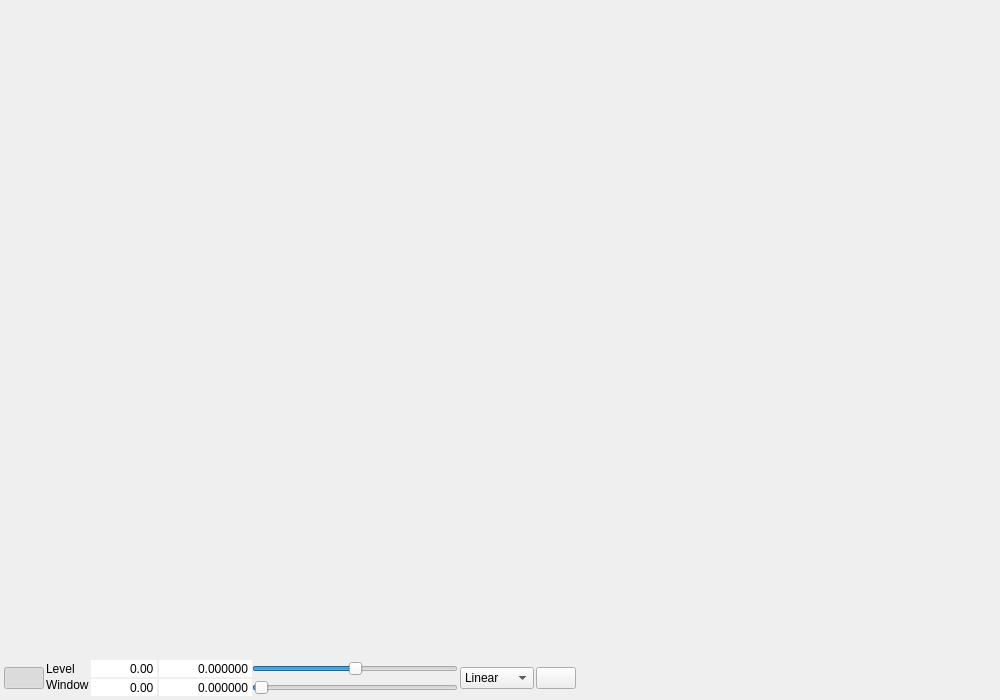
<?xml version="1.0" encoding="UTF-8"?>
<ui version="4.0">
 <class>StudyViewWidget</class>
 <widget class="QWidget" name="StudyViewWidget">
  <property name="geometry">
   <rect>
    <x>0</x>
    <y>0</y>
    <width>1000</width>
    <height>700</height>
   </rect>
  </property>
  <property name="sizePolicy">
   <sizepolicy hsizetype="Preferred" vsizetype="Minimum">
    <horstretch>0</horstretch>
    <verstretch>0</verstretch>
   </sizepolicy>
  </property>
  <property name="windowTitle">
   <string>Study View</string>
  </property>
  <layout class="QVBoxLayout" name="verticalLayout">
   <property name="spacing">
    <number>4</number>
   </property>
   <property name="margin">
    <number>4</number>
   </property>
   <item>
    <widget class="QFrame" name="toolbar_frame">
     <property name="frameShape">
      <enum>QFrame::NoFrame</enum>
     </property>
     <property name="frameShadow">
      <enum>QFrame::Plain</enum>
     </property>
    </widget>
   </item>
   <item>
    <widget class="QFrame" name="frame">
     <property name="sizePolicy">
      <sizepolicy hsizetype="Preferred" vsizetype="Expanding">
       <horstretch>0</horstretch>
       <verstretch>0</verstretch>
      </sizepolicy>
     </property>
     <property name="frameShape">
      <enum>QFrame::NoFrame</enum>
     </property>
     <property name="frameShadow">
      <enum>QFrame::Plain</enum>
     </property>
    </widget>
   </item>
   <item>
    <widget class="QFrame" name="level_frame">
     <property name="sizePolicy">
      <sizepolicy hsizetype="Preferred" vsizetype="Minimum">
       <horstretch>0</horstretch>
       <verstretch>0</verstretch>
      </sizepolicy>
     </property>
     <property name="frameShape">
      <enum>QFrame::NoFrame</enum>
     </property>
     <property name="frameShadow">
      <enum>QFrame::Plain</enum>
     </property>
     <layout class="QHBoxLayout" name="horizontalLayout">
      <property name="spacing">
       <number>2</number>
      </property>
      <property name="margin">
       <number>0</number>
      </property>
      <item>
       <widget class="QPushButton" name="lock_pushButton">
        <property name="sizePolicy">
         <sizepolicy hsizetype="Fixed" vsizetype="Fixed">
          <horstretch>0</horstretch>
          <verstretch>0</verstretch>
         </sizepolicy>
        </property>
        <property name="toolTip">
         <string>&lt;html&gt;&lt;head/&gt;&lt;body&gt;&lt;p&gt;Lock original frame in 2D view to level/window defined in &lt;span style=&quot; font-style:italic;&quot;&gt;DICOM&lt;/span&gt; file. If there is no level/window defined - set default. &lt;/p&gt;&lt;/body&gt;&lt;/html&gt;</string>
        </property>
        <property name="text">
         <string/>
        </property>
        <property name="icon">
         <iconset resource="../alizams.qrc">
          <normaloff>:/bitmaps/lock.svg</normaloff>:/bitmaps/lock.svg</iconset>
        </property>
        <property name="iconSize">
         <size>
          <width>48</width>
          <height>24</height>
         </size>
        </property>
        <property name="checkable">
         <bool>true</bool>
        </property>
        <property name="checked">
         <bool>true</bool>
        </property>
       </widget>
      </item>
      <item>
       <widget class="QFrame" name="labels_frame">
        <property name="sizePolicy">
         <sizepolicy hsizetype="Preferred" vsizetype="Minimum">
          <horstretch>0</horstretch>
          <verstretch>0</verstretch>
         </sizepolicy>
        </property>
        <property name="frameShape">
         <enum>QFrame::NoFrame</enum>
        </property>
        <property name="frameShadow">
         <enum>QFrame::Plain</enum>
        </property>
        <layout class="QVBoxLayout" name="verticalLayout_3">
         <property name="spacing">
          <number>0</number>
         </property>
         <property name="margin">
          <number>0</number>
         </property>
         <item>
          <widget class="QLabel" name="center_label">
           <property name="sizePolicy">
            <sizepolicy hsizetype="Preferred" vsizetype="Fixed">
             <horstretch>0</horstretch>
             <verstretch>0</verstretch>
            </sizepolicy>
           </property>
           <property name="text">
            <string>Level</string>
           </property>
           <property name="textFormat">
            <enum>Qt::PlainText</enum>
           </property>
           <property name="textInteractionFlags">
            <set>Qt::NoTextInteraction</set>
           </property>
          </widget>
         </item>
         <item>
          <widget class="QLabel" name="width_label">
           <property name="sizePolicy">
            <sizepolicy hsizetype="Preferred" vsizetype="Fixed">
             <horstretch>0</horstretch>
             <verstretch>0</verstretch>
            </sizepolicy>
           </property>
           <property name="text">
            <string>Window</string>
           </property>
           <property name="textFormat">
            <enum>Qt::PlainText</enum>
           </property>
           <property name="textInteractionFlags">
            <set>Qt::NoTextInteraction</set>
           </property>
          </widget>
         </item>
        </layout>
       </widget>
      </item>
      <item>
       <widget class="QFrame" name="level0_frame">
        <property name="sizePolicy">
         <sizepolicy hsizetype="Preferred" vsizetype="Minimum">
          <horstretch>0</horstretch>
          <verstretch>0</verstretch>
         </sizepolicy>
        </property>
        <property name="frameShape">
         <enum>QFrame::NoFrame</enum>
        </property>
        <property name="frameShadow">
         <enum>QFrame::Plain</enum>
        </property>
        <layout class="QHBoxLayout" name="horizontalLayout_3">
         <property name="spacing">
          <number>2</number>
         </property>
         <property name="margin">
          <number>0</number>
         </property>
         <item>
          <layout class="QVBoxLayout" name="verticalLayout_2">
           <property name="spacing">
            <number>2</number>
           </property>
           <item>
            <widget class="QDoubleSpinBox" name="center2_doubleSpinBox">
             <property name="enabled">
              <bool>true</bool>
             </property>
             <property name="sizePolicy">
              <sizepolicy hsizetype="Preferred" vsizetype="Fixed">
               <horstretch>0</horstretch>
               <verstretch>0</verstretch>
              </sizepolicy>
             </property>
             <property name="focusPolicy">
              <enum>Qt::NoFocus</enum>
             </property>
             <property name="contextMenuPolicy">
              <enum>Qt::DefaultContextMenu</enum>
             </property>
             <property name="toolTip">
              <string>&lt;html&gt;&lt;head/&gt;&lt;body&gt;&lt;p&gt;Level (window center ) defined in &lt;span style=&quot; font-style:italic;&quot;&gt;DICOM&lt;/span&gt; file for current frame.&lt;/p&gt;&lt;/body&gt;&lt;/html&gt;</string>
             </property>
             <property name="inputMethodHints">
              <set>Qt::ImhNone</set>
             </property>
             <property name="frame">
              <bool>false</bool>
             </property>
             <property name="alignment">
              <set>Qt::AlignRight|Qt::AlignTrailing|Qt::AlignVCenter</set>
             </property>
             <property name="readOnly">
              <bool>true</bool>
             </property>
             <property name="buttonSymbols">
              <enum>QAbstractSpinBox::NoButtons</enum>
             </property>
             <property name="keyboardTracking">
              <bool>false</bool>
             </property>
             <property name="decimals">
              <number>2</number>
             </property>
             <property name="minimum">
              <double>-999999.000000000000000</double>
             </property>
             <property name="maximum">
              <double>999999.000000000000000</double>
             </property>
            </widget>
           </item>
           <item>
            <widget class="QDoubleSpinBox" name="width2_doubleSpinBox">
             <property name="sizePolicy">
              <sizepolicy hsizetype="Preferred" vsizetype="Fixed">
               <horstretch>0</horstretch>
               <verstretch>0</verstretch>
              </sizepolicy>
             </property>
             <property name="focusPolicy">
              <enum>Qt::NoFocus</enum>
             </property>
             <property name="contextMenuPolicy">
              <enum>Qt::DefaultContextMenu</enum>
             </property>
             <property name="toolTip">
              <string>&lt;html&gt;&lt;head/&gt;&lt;body&gt;&lt;p&gt;Window (window width ) defined in &lt;span style=&quot; font-style:italic;&quot;&gt;DICOM&lt;/span&gt; file for current frame.&lt;/p&gt;&lt;/body&gt;&lt;/html&gt;</string>
             </property>
             <property name="inputMethodHints">
              <set>Qt::ImhNone</set>
             </property>
             <property name="frame">
              <bool>false</bool>
             </property>
             <property name="alignment">
              <set>Qt::AlignRight|Qt::AlignTrailing|Qt::AlignVCenter</set>
             </property>
             <property name="readOnly">
              <bool>true</bool>
             </property>
             <property name="buttonSymbols">
              <enum>QAbstractSpinBox::NoButtons</enum>
             </property>
             <property name="decimals">
              <number>2</number>
             </property>
             <property name="minimum">
              <double>0.000000000000000</double>
             </property>
             <property name="maximum">
              <double>999999999.000000000000000</double>
             </property>
             <property name="value">
              <double>0.000000000000000</double>
             </property>
            </widget>
           </item>
          </layout>
         </item>
        </layout>
       </widget>
      </item>
      <item>
       <widget class="QFrame" name="level1_frame">
        <property name="sizePolicy">
         <sizepolicy hsizetype="Expanding" vsizetype="Minimum">
          <horstretch>0</horstretch>
          <verstretch>0</verstretch>
         </sizepolicy>
        </property>
        <property name="frameShape">
         <enum>QFrame::NoFrame</enum>
        </property>
        <property name="frameShadow">
         <enum>QFrame::Plain</enum>
        </property>
        <layout class="QHBoxLayout" name="horizontalLayout_2">
         <property name="spacing">
          <number>2</number>
         </property>
         <property name="margin">
          <number>0</number>
         </property>
         <item>
          <layout class="QGridLayout" name="gridLayout_2">
           <property name="horizontalSpacing">
            <number>0</number>
           </property>
           <property name="verticalSpacing">
            <number>2</number>
           </property>
           <item row="1" column="1">
            <widget class="QDoubleSpinBox" name="width_doubleSpinBox">
             <property name="sizePolicy">
              <sizepolicy hsizetype="Preferred" vsizetype="Fixed">
               <horstretch>0</horstretch>
               <verstretch>0</verstretch>
              </sizepolicy>
             </property>
             <property name="frame">
              <bool>false</bool>
             </property>
             <property name="alignment">
              <set>Qt::AlignRight|Qt::AlignTrailing|Qt::AlignVCenter</set>
             </property>
             <property name="buttonSymbols">
              <enum>QAbstractSpinBox::NoButtons</enum>
             </property>
             <property name="decimals">
              <number>6</number>
             </property>
             <property name="minimum">
              <double>0.000000000000000</double>
             </property>
             <property name="maximum">
              <double>999999999.000000000000000</double>
             </property>
             <property name="value">
              <double>0.000000000000000</double>
             </property>
            </widget>
           </item>
           <item row="0" column="1">
            <widget class="QDoubleSpinBox" name="center_doubleSpinBox">
             <property name="sizePolicy">
              <sizepolicy hsizetype="Preferred" vsizetype="Fixed">
               <horstretch>0</horstretch>
               <verstretch>0</verstretch>
              </sizepolicy>
             </property>
             <property name="frame">
              <bool>false</bool>
             </property>
             <property name="alignment">
              <set>Qt::AlignRight|Qt::AlignTrailing|Qt::AlignVCenter</set>
             </property>
             <property name="buttonSymbols">
              <enum>QAbstractSpinBox::NoButtons</enum>
             </property>
             <property name="decimals">
              <number>6</number>
             </property>
             <property name="minimum">
              <double>-999999999.000000000000000</double>
             </property>
             <property name="maximum">
              <double>999999999.000000000000000</double>
             </property>
            </widget>
           </item>
           <item row="0" column="2">
            <widget class="QSlider" name="center_horizontalSlider">
             <property name="minimum">
              <number>-99</number>
             </property>
             <property name="maximum">
              <number>99</number>
             </property>
             <property name="pageStep">
              <number>10</number>
             </property>
             <property name="value">
              <number>0</number>
             </property>
             <property name="orientation">
              <enum>Qt::Horizontal</enum>
             </property>
            </widget>
           </item>
           <item row="1" column="2">
            <widget class="QSlider" name="width_horizontalSlider">
             <property name="minimum">
              <number>0</number>
             </property>
             <property name="maximum">
              <number>99</number>
             </property>
             <property name="pageStep">
              <number>10</number>
             </property>
             <property name="value">
              <number>1</number>
             </property>
             <property name="orientation">
              <enum>Qt::Horizontal</enum>
             </property>
            </widget>
           </item>
          </layout>
         </item>
         <item>
          <widget class="QComboBox" name="comboBox">
           <property name="sizePolicy">
            <sizepolicy hsizetype="Fixed" vsizetype="Fixed">
             <horstretch>0</horstretch>
             <verstretch>0</verstretch>
            </sizepolicy>
           </property>
           <property name="toolTip">
            <string>&lt;html&gt;&lt;head/&gt;&lt;body&gt;&lt;p&gt;LUT function&lt;/p&gt;&lt;/body&gt;&lt;/html&gt;</string>
           </property>
           <item>
            <property name="text">
             <string>Linear</string>
            </property>
           </item>
           <item>
            <property name="text">
             <string>Sigmoid</string>
            </property>
           </item>
          </widget>
         </item>
         <item>
          <widget class="QPushButton" name="resetlevel_pushButton">
           <property name="sizePolicy">
            <sizepolicy hsizetype="Fixed" vsizetype="Fixed">
             <horstretch>0</horstretch>
             <verstretch>0</verstretch>
            </sizepolicy>
           </property>
           <property name="toolTip">
            <string>Reset window</string>
           </property>
           <property name="text">
            <string/>
           </property>
           <property name="icon">
            <iconset resource="../alizams.qrc">
             <normaloff>:/bitmaps/reload.svg</normaloff>:/bitmaps/reload.svg</iconset>
           </property>
           <property name="iconSize">
            <size>
             <width>18</width>
             <height>18</height>
            </size>
           </property>
          </widget>
         </item>
        </layout>
       </widget>
      </item>
      <item>
       <widget class="QLabel" name="level_spacer">
        <property name="enabled">
         <bool>false</bool>
        </property>
        <property name="sizePolicy">
         <sizepolicy hsizetype="Expanding" vsizetype="Fixed">
          <horstretch>0</horstretch>
          <verstretch>0</verstretch>
         </sizepolicy>
        </property>
        <property name="text">
         <string/>
        </property>
        <property name="textFormat">
         <enum>Qt::PlainText</enum>
        </property>
        <property name="textInteractionFlags">
         <set>Qt::NoTextInteraction</set>
        </property>
       </widget>
      </item>
      <item>
       <widget class="QFrame" name="lut_frame">
        <property name="sizePolicy">
         <sizepolicy hsizetype="Minimum" vsizetype="Minimum">
          <horstretch>0</horstretch>
          <verstretch>0</verstretch>
         </sizepolicy>
        </property>
        <property name="frameShape">
         <enum>QFrame::NoFrame</enum>
        </property>
        <property name="frameShadow">
         <enum>QFrame::Plain</enum>
        </property>
       </widget>
      </item>
     </layout>
    </widget>
   </item>
  </layout>
 </widget>
 <tabstops>
  <tabstop>lock_pushButton</tabstop>
  <tabstop>center_doubleSpinBox</tabstop>
  <tabstop>width_doubleSpinBox</tabstop>
  <tabstop>center_horizontalSlider</tabstop>
  <tabstop>width_horizontalSlider</tabstop>
  <tabstop>comboBox</tabstop>
  <tabstop>resetlevel_pushButton</tabstop>
 </tabstops>
 <resources>
  <include location="../alizams.qrc"/>
 </resources>
 <connections/>
</ui>
